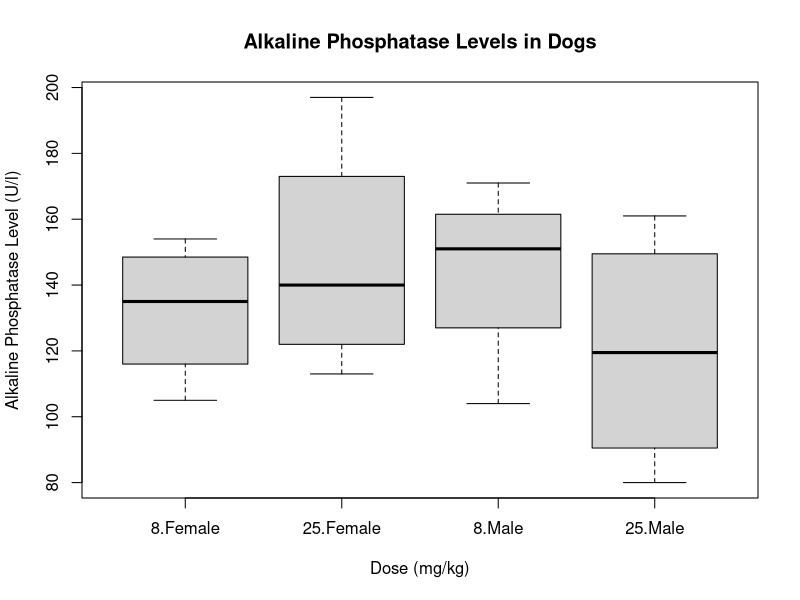

Reproduce this figure in R.
#page no 19
dog_data <- data.frame(
  Dose = rep(c(8, 25), each = 8),
  Sex = rep(c("Male", "Female"), times = 8),
  APL = c(171, 154, 104, 143, 150, 127, 152, 105, 80, 149, 138, 131, 101, 113, 161, 197)
)
average_APL <- aggregate(APL ~ Dose + Sex, data = dog_data, FUN = mean)

print(average_APL)
boxplot(APL ~ Dose + Sex, data = dog_data, xlab = "Dose (mg/kg)", ylab = "Alkaline Phosphatase Level (U/l)", main = "Alkaline Phosphatase Levels in Dogs")
